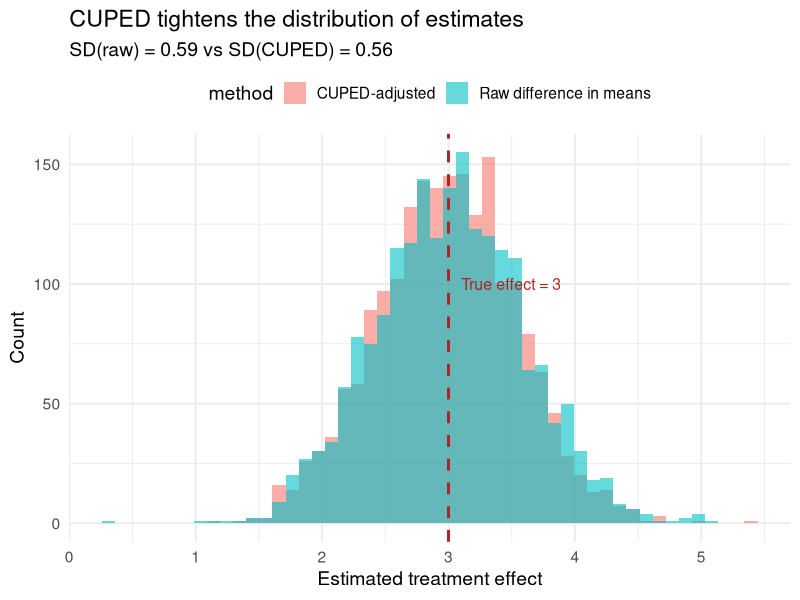
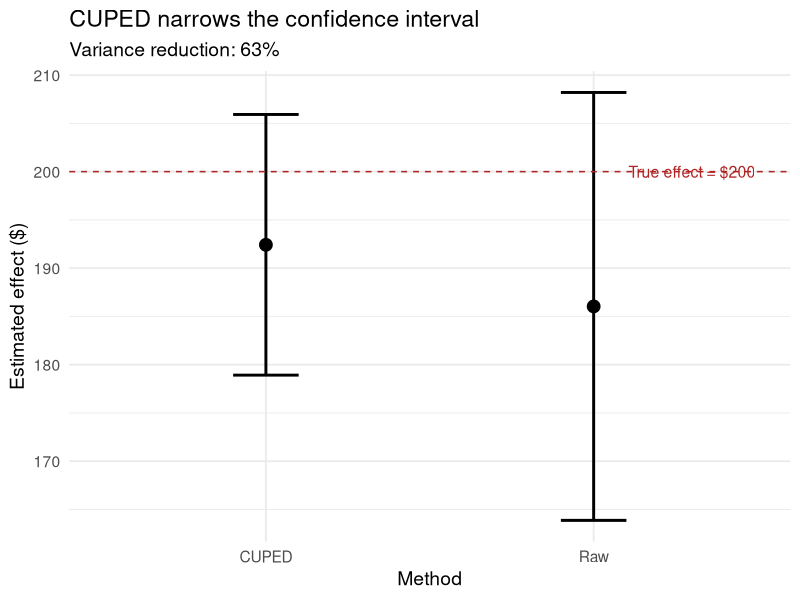

Write R code to recreate these figures, in order.
## ---- chunk 1
knitr::opts_chunk$set(
  echo = TRUE, fig.align = "center",
  fig.width = 10, fig.height = 4.2, dpi = 150,
  message = FALSE, warning = FALSE
)
library(tidyverse)
theme_set(theme_minimal(base_size = 14))
set.seed(42)
## ---- chunk 2
n <- 2000
drivers <- tibble(
  id = 1:n,
  pre_trips = rpois(n, lambda = 30),  # pre-treatment trips
  bonus = rep(c(0, 1), each = n / 2),
  # True effect: 3 extra trips. Noisy outcome correlated with pre_trips.
  post_trips = pre_trips + 3 * bonus + rnorm(n, sd = 12)
)
## ---- chunk 3
mean(drivers$post_trips[drivers$bonus == 1]) -
  mean(drivers$post_trips[drivers$bonus == 0])
## ---- chunk 4
fit_simple <- lm(post_trips ~ bonus, data = drivers)
summary(fit_simple)$coefficients |> round(3)
## ---- chunk 5
fit_covar <- lm(post_trips ~ bonus + pre_trips, data = drivers)
summary(fit_covar)$coefficients |> round(3)
## ---- chunk 6
cat("SE(bonus):", round(summary(fit_simple)$coefficients[2, 2], 3))
## ---- chunk 7
cat("SE(bonus):", round(summary(fit_covar)$coefficients[2, 2], 3))
## ---- chunk 8
drivers <- drivers |> mutate(pre_trips_dm = pre_trips - mean(pre_trips))
fit_lin <- lm(post_trips ~ bonus * pre_trips_dm, data = drivers)
summary(fit_lin)$coefficients |> round(3)
## ---- chunk 9
theta <- cov(drivers$post_trips, drivers$pre_trips) / var(drivers$pre_trips)
drivers <- drivers |>
  mutate(y_cuped = post_trips - theta * (pre_trips - mean(pre_trips)))

# Compare variance
cat("Var(post_trips):", round(var(drivers$post_trips), 1), "\n")
cat("Var(y_cuped):   ", round(var(drivers$y_cuped), 1), "\n")
cat("Variance reduction:", round(1 - var(drivers$y_cuped)/var(drivers$post_trips), 3))
## ---- chunk 10
# CUPED estimate
cuped_est <- mean(drivers$y_cuped[drivers$bonus == 1]) -
             mean(drivers$y_cuped[drivers$bonus == 0])

# Regression with covariate
reg_est <- coef(fit_covar)["bonus"]

cat("CUPED estimate:     ", round(cuped_est, 3), "\n")
cat("Regression estimate:", round(reg_est, 3), "\n")
## ---- chunk 11
sim_cuped <- function(i, use_cuped = FALSE) {
  pre <- rpois(2000, lambda = 30)
  treat <- rep(c(0, 1), each = 1000)
  post <- pre + 3 * treat + rnorm(2000, sd = 12)
  if (use_cuped) {
    th <- cov(post, pre) / var(pre)
    post <- post - th * (pre - mean(pre))
  }
  mean(post[treat == 1]) - mean(post[treat == 0])
}

raw_ests <- map_dbl(1:2000, ~ sim_cuped(.x, FALSE))
cuped_ests <- map_dbl(1:2000, ~ sim_cuped(.x, TRUE))

bind_rows(
  tibble(estimate = raw_ests, method = "Raw difference in means"),
  tibble(estimate = cuped_ests, method = "CUPED-adjusted")
) |>
  ggplot(aes(estimate, fill = method)) +
  geom_histogram(bins = 50, alpha = 0.6, position = "identity") +
  geom_vline(xintercept = 3, linetype = "dashed", color = "firebrick", linewidth = 1) +
  annotate("text", x = 3.1, y = 100, label = "True effect = 3",
           color = "firebrick", hjust = 0, size = 4) +
  labs(title = "CUPED tightens the distribution of estimates",
       subtitle = paste0("SD(raw) = ", round(sd(raw_ests), 2),
                        " vs SD(CUPED) = ", round(sd(cuped_ests), 2)),
       x = "Estimated treatment effect", y = "Count") +
  theme(legend.position = "top")
## ---- chunk 12
# Stratify by pre_trips tercile
drivers_strat <- drivers |>
  mutate(stratum = ntile(pre_trips, 3),
         bonus_strat = ave(1:n(), stratum, FUN = function(x)
           sample(rep(c(0, 1), length.out = length(x)))))

# Post-stratification: add stratum fixed effects
fit_strat <- lm(post_trips ~ bonus + factor(stratum), data = drivers_strat)
summary(fit_strat)$coefficients[1:2, ] |> round(3)
## ---- chunk 13
# HC2 standard errors (recommended for experiments)
# Using the sandwich formula manually:
X <- model.matrix(fit_covar)
e <- residuals(fit_covar)
hat_vals <- hatvalues(fit_covar)
meat <- t(X) %*% diag(e^2 / (1 - hat_vals)) %*% X
bread <- solve(t(X) %*% X)
vcov_hc2 <- bread %*% meat %*% bread
se_hc2 <- sqrt(diag(vcov_hc2))

cat("OLS SE: ", round(summary(fit_covar)$coefficients[2, 2], 3), "\n")
cat("HC2 SE: ", round(se_hc2[2], 3), "\n")
## ---- chunk 14
n <- 2000
experiment <- tibble(
  id = 1:n,
  assigned = rep(c(0, 1), each = n / 2),
  # 70% compliance: only 70% of those assigned to bonus actually use it
  complied = if_else(assigned == 1, rbinom(n, 1, prob = 0.70), 0L),
  # Effect only for compliers: 5 extra trips
  post_trips = rpois(n, lambda = 30) + 5 * complied + rnorm(n, sd = 8)
)
## ---- chunk 15
itt <- mean(experiment$post_trips[experiment$assigned == 1]) -
       mean(experiment$post_trips[experiment$assigned == 0])
cat("ITT:", round(itt, 2))
## ---- chunk 16
compliance_rate <- mean(experiment$complied[experiment$assigned == 1])
late <- itt / compliance_rate
cat("LATE:", round(late, 2), "\n")
cat("Compliance:", round(compliance_rate, 2))
## ---- chunk 17
# IV regression (2SLS) gives LATE
fit_iv_first <- lm(complied ~ assigned, data = experiment)
experiment$complied_hat <- fitted(fit_iv_first)
fit_iv_second <- lm(post_trips ~ complied_hat, data = experiment)

tibble(
  Estimand = c("ITT (OLS on assignment)", "LATE (IV / Wald)",
               "Naive (OLS on compliance)"),
  Estimate = c(coef(lm(post_trips ~ assigned, data = experiment))[2],
               coef(fit_iv_second)[2],
               coef(lm(post_trips ~ complied, data = experiment))[2]),
  Issue = c("Diluted by non-compliance", "Accounts for non-compliance",
            "BIASED: compliance is endogenous")
) |> knitr::kable(digits = 2)
## ---- chunk 18
n <- 3000
set.seed(123)
ride_data <- tibble(
  driver_id = 1:n,
  city = sample(c("SF", "LA", "NYC", "CHI"), n, replace = TRUE),
  pre_earnings = rlnorm(n, meanlog = 6, sdlog = 0.5),
  bonus = rep(c(0, 1), each = n / 2),
  # True effect: $200 boost, but noisy
  post_earnings = pre_earnings * exp(rnorm(n, sd = 0.3)) + 200 * bonus + rnorm(n, sd = 100)
)

# Raw
raw_effect <- mean(ride_data$post_earnings[ride_data$bonus == 1]) -
              mean(ride_data$post_earnings[ride_data$bonus == 0])
raw_se <- sqrt(var(ride_data$post_earnings[ride_data$bonus == 1]) / (n/2) +
               var(ride_data$post_earnings[ride_data$bonus == 0]) / (n/2))

# CUPED
theta_ride <- cov(ride_data$post_earnings, ride_data$pre_earnings) /
              var(ride_data$pre_earnings)
ride_data$y_cuped <- ride_data$post_earnings -
                     theta_ride * (ride_data$pre_earnings - mean(ride_data$pre_earnings))
cuped_effect <- mean(ride_data$y_cuped[ride_data$bonus == 1]) -
                mean(ride_data$y_cuped[ride_data$bonus == 0])
cuped_se <- sqrt(var(ride_data$y_cuped[ride_data$bonus == 1]) / (n/2) +
                 var(ride_data$y_cuped[ride_data$bonus == 0]) / (n/2))

tibble(
  Method = c("Raw", "CUPED"),
  Estimate = c(raw_effect, cuped_effect),
  SE = c(raw_se, cuped_se),
  CI_lower = Estimate - 1.96 * SE,
  CI_upper = Estimate + 1.96 * SE
) |>
  ggplot(aes(Method, Estimate)) +
  geom_point(size = 4) +
  geom_errorbar(aes(ymin = CI_lower, ymax = CI_upper), width = 0.2, linewidth = 1) +
  geom_hline(yintercept = 200, linetype = "dashed", color = "firebrick") +
  annotate("text", x = 2.3, y = 200, label = "True effect = $200",
           color = "firebrick", size = 4) +
  labs(title = "CUPED narrows the confidence interval",
       subtitle = paste0("Variance reduction: ",
                        round((1 - cuped_se^2/raw_se^2) * 100), "%"),
       y = "Estimated effect ($)")
## ---- chunk 19
n_studies <- 200
studies <- tibble(
  study_id = 1:n_studies,
  has_pap = rbinom(n_studies, 1, 0.4),
  arm = sample(rep(c("T0", "T1", "T2", "T3"), each = n_studies / 4)),
  # Pre-period: ~42% of hypotheses reported on average
  y_pre = rbeta(n_studies, shape1 = 3, shape2 = 4),
  # Post-period: T0 no change, T1-T3 increase reporting
  effect = case_when(
    arm == "T0" ~ 0,
    arm == "T1" ~ 0.03,
    arm == "T2" ~ 0.06,
    arm == "T3" ~ 0.10
  ),
  y_post = pmin(1, y_pre + effect + rnorm(n_studies, sd = 0.08))
)
## ---- chunk 20
# Reshape to panel
panel <- studies |>
  pivot_longer(cols = c(y_pre, y_post), names_to = "period",
               values_to = "y_report", names_prefix = "y_") |>
  mutate(post = if_else(period == "post", 1, 0))

# DiD regression with study fixed effects
fit_did <- lm(y_report ~ factor(study_id) + post:factor(arm), data = panel)

# Extract treatment effects (post x arm interactions)
did_coefs <- coef(fit_did)
treat_effects <- did_coefs[grep("post:factor\\(arm\\)", names(did_coefs))]
names(treat_effects) <- c("T1 vs T0", "T2 vs T0", "T3 vs T0")
round(treat_effects, 3)
